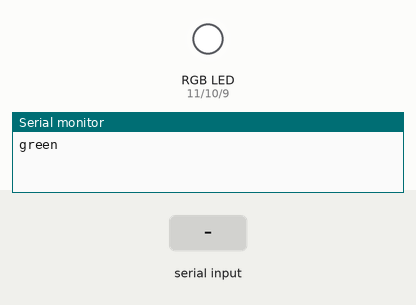
This sketch was run on a simulated Arduino Uno, built with avr-gcc and run on an emulated ATmega328P. Parts: an RGB LED mixed from three pins (HIGH = lit), the last lines printed to the serial monitor. Inputs (shaded band) come from the test bench. Random numbers use the default seed unless the sketch sets one.

Above: at 4.2 s.
4.3 s: "1" received over Serial
At 5.6 s:
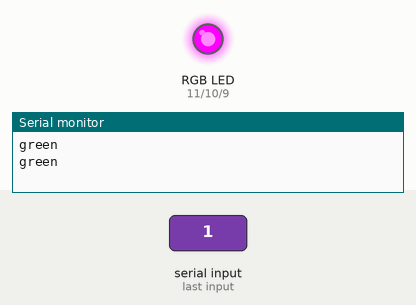
At 7.1 s:
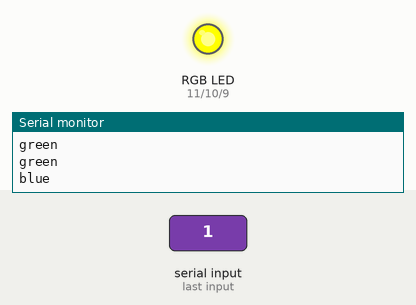
7.3 s: "2" received over Serial
Timing chart, 0 to 10.3 s (numbered marks = the images above; inputs shaded):
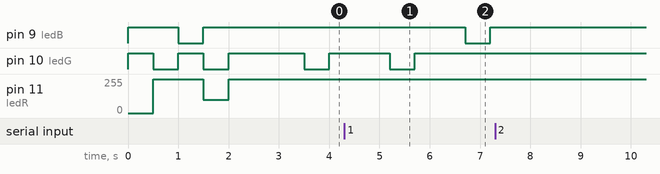

Measured:
- after the input at 4.3 s, pin 9 (ledB): HIGH → LOW after 2.4 s, → HIGH 0.50 s later; pin 10 (ledG): HIGH → LOW after 0.90 s, → HIGH 0.50 s later

The sketch:

simons-game-with-python.ino
```cpp
// Definição de variáveis
#define ledR 11
#define ledG 10
#define ledB 9

int sequencia[200];

int tamSeq = 0;

void setup() {
  Serial.begin(115200);
  Serial.setTimeout(1);
  //Serial.println("0");
  // Declaração dos pinos usados
  pinMode(ledG, OUTPUT);
  pinMode(ledR, OUTPUT);
  pinMode(ledB, OUTPUT);
  analogWrite(ledR, 255);
  analogWrite(ledG, 255);
  analogWrite(ledB, 255);

  randomSeed(analogRead(0)); // Garante que os números serão aleatórios quando o jogo é reiniciado
      analogWrite(ledR, 0);
      delay(500);
      analogWrite(ledR, 255);
      analogWrite(ledG, 0);
      delay(500);
      analogWrite(ledG, 255);
      analogWrite(ledB, 0);
      delay(500);
      analogWrite(ledB, 255);
      analogWrite(ledG, 0);
      analogWrite(ledR, 100);
      delay(500);


    analogWrite(ledG, 255); // Apaga leds
    analogWrite(ledR, 255);
    analogWrite(ledB, 255);
    delay(1000); // Pausa de 1 segundo
}

int readKeyboard(){

  while(!Serial.available()) {}
  char reading = Serial.read();
  switch (reading) {
    case '1':
    delay(200);
    return 1;
    break;

    case '2':
    delay(200);
    return 2;
    break;

    case '3':
    delay(200);
    return 3;
    break;

    case '4':
    delay(200);
    return 4;
    break;

    default:
    delay(200);
    return -1;
  }
}

int releaseKey(){
  return 0;
}

void blinkSequencia(){
  for (int i = 0; i < tamSeq; i++){
      int cor = sequencia[i];

      switch(cor){
        case 1:
        delay(500);
        analogWrite(ledG, 0);
        Serial.println("green");
        delay(500);
        analogWrite(ledG, 255);
        delay(500);
        break;
        case 2:
        delay(500);
        analogWrite(ledR, 0);
        Serial.println("red");
        delay(500);
        analogWrite(ledR,255);
        delay(500);
        break;
        case 3:
        delay(500);
        analogWrite(ledG, 0);
        analogWrite(ledR, 100);
        Serial.println("yellow");
        delay(500);
        analogWrite(ledG, 255);
        analogWrite(ledR, 255);
        delay(500);
        break;
        case 4:
        delay(500);
        analogWrite(ledB, 0);
        Serial.println("blue");
        delay(500);
        analogWrite(ledB,255);
        delay(500);
        break;
        default:
        break;
      }

  }
}


void loop() {
    // Como os botão estão ligados em portas analógicas, quando eles são pressionados, o valor de retorno é 1023

    int newColor = random(1,5);
    sequencia[tamSeq++] = newColor;

    blinkSequencia();

    for (int i = 0; i < tamSeq; i++){
      int escolha = readKeyboard();
      if (escolha == -1 || escolha != sequencia[i]){
        Serial.println("fail");
        while(true){}
      }
    }
}
```
